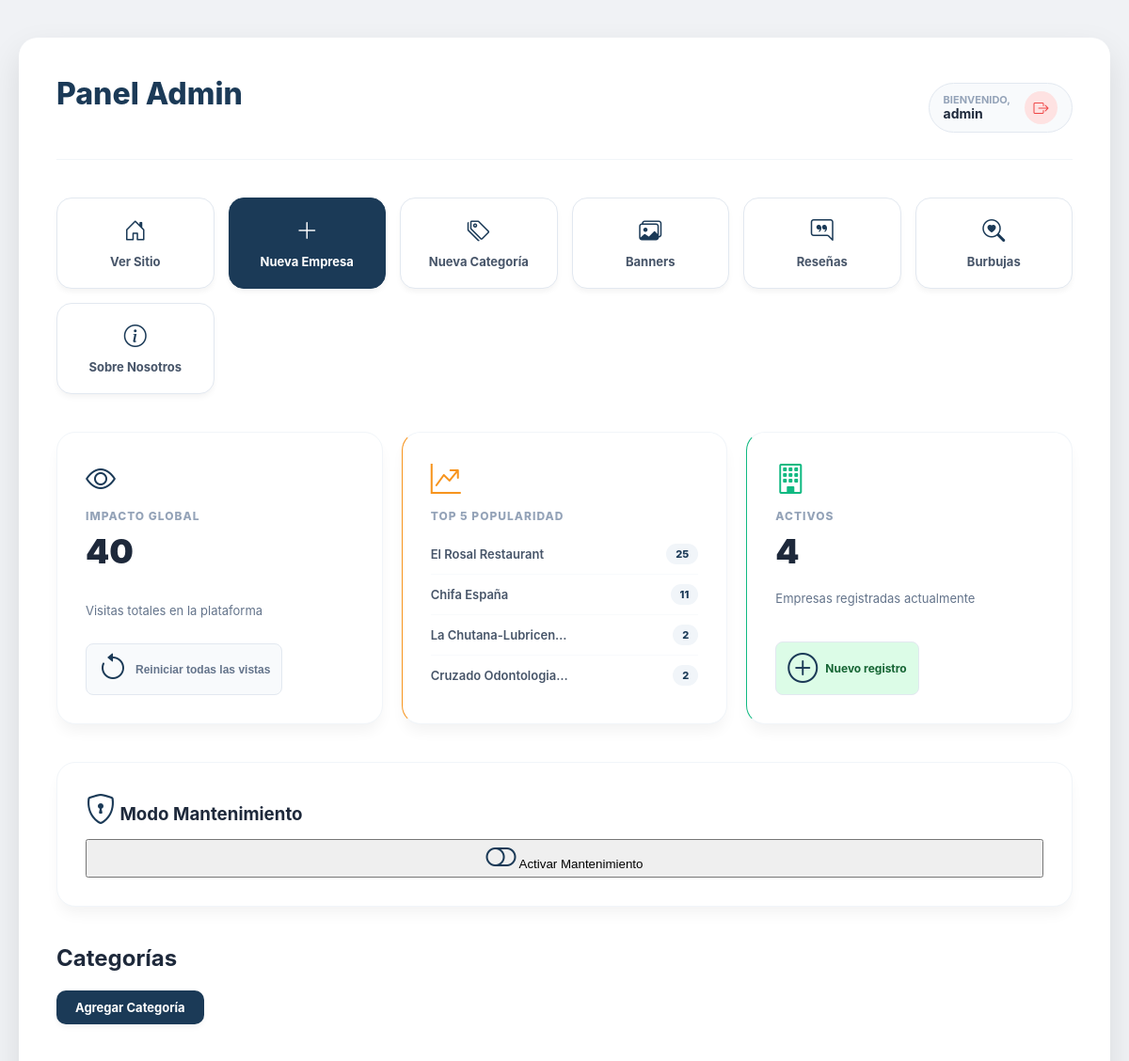
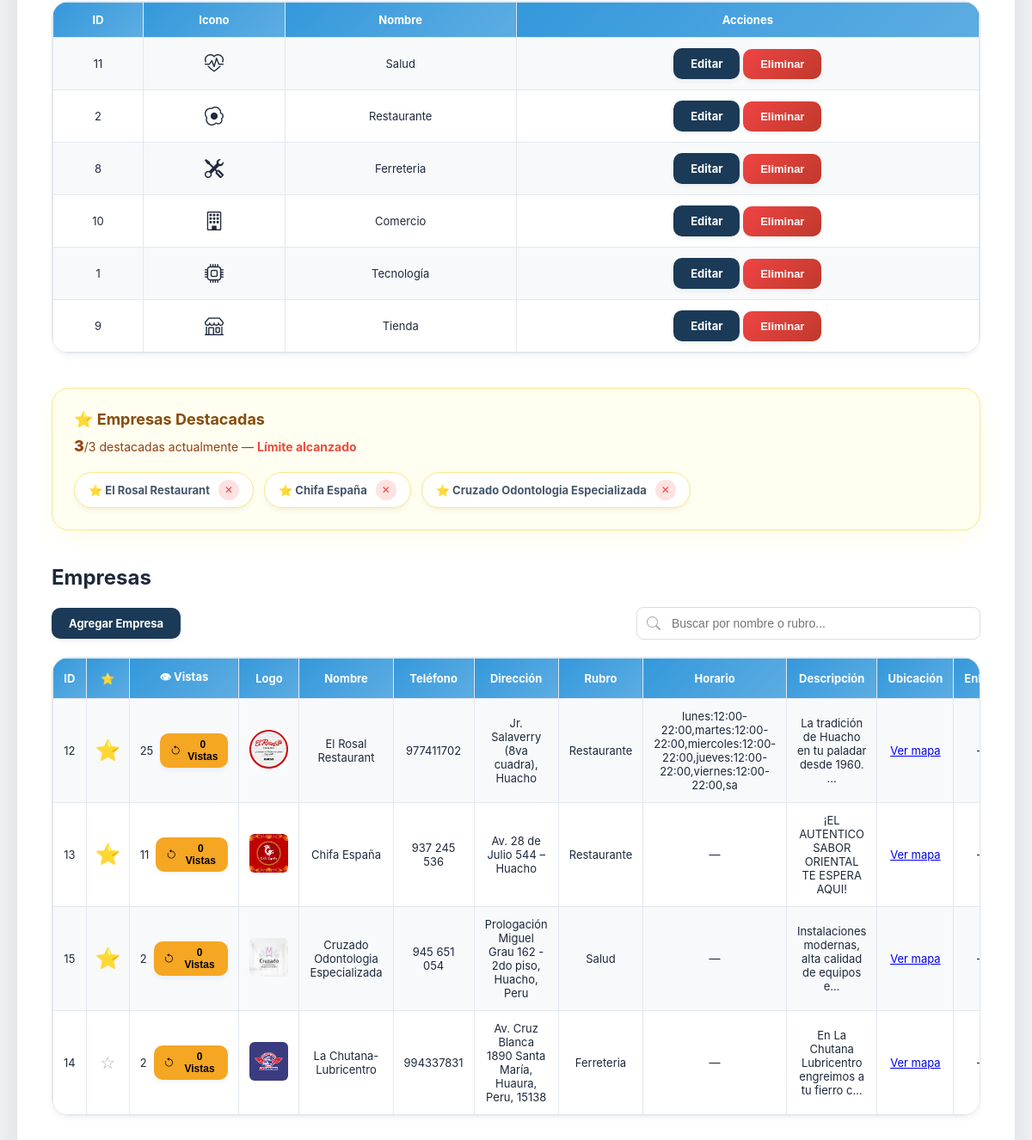
Page /login/editor.php (signed in) on the committed database (2 pictures, top to bottom).
### tables this page shows
CREATE TABLE `empresas` (
  `id_empresa` int(11) NOT NULL,
  `logo` varchar(255) DEFAULT NULL,
  `nombre` varchar(150) NOT NULL,
  `slug` varchar(255) DEFAULT NULL,
  `email` varchar(100) DEFAULT NULL,
  `telefono` varchar(20) DEFAULT NULL,
  `direccion` varchar(200) DEFAULT NULL,
  `id_categoria` int(11) DEFAULT NULL,
  `fecha_registro` timestamp NOT NULL DEFAULT current_timestamp(),
  `horario` varchar(100) DEFAULT NULL,
  `descripcion` text DEFAULT NULL,
  `ubicacion_link` varchar(500) DEFAULT NULL,
  `link_empresa` varchar(255) DEFAULT NULL,
  `vistas` int(11) DEFAULT 0,
  `destacada` tinyint(1) DEFAULT 0,
  `facebook` varchar(255) DEFAULT NULL,
  `clics_whatsapp` int(11) DEFAULT 0
);

CREATE TABLE `categorias` (
  `id_categoria` int(11) NOT NULL,
  `nombre` varchar(100) NOT NULL,
  `slug` varchar(255) DEFAULT NULL,
  `descripcion` text DEFAULT NULL,
  `icono` varchar(50) DEFAULT 'bi-briefcase',
  `orden` int(11) NOT NULL DEFAULT 0
);

### login/editor.php (the view, shortened to what this page needs)
<?php
include '../db.php';
$rol = $_SESSION['rol'];
?>
<!DOCTYPE html>
<html lang="es">
<head>
    <link rel="stylesheet" href="<?= APP_URL ?>/assets/css/login.css?v=<?= filemtime(__DIR__ . '/../assets/css/login.css') ?>">
    <link rel="stylesheet" href="https://cdn.jsdelivr.net/npm/bootstrap-icons@1.11.3/font/bootstrap-icons.min.css">
</head>
<body>
    <div class="panel-container">
        <section class="panel">
            <div class="panel-header-flex">
                <h1 class="panel-title">Panel <?= ucfirst($rol) ?></h1>
                <div class="usuario-info-premium">
                    <div class="user-details">
                        <span class="user-welcome">Bienvenido,</span>
                        <span class="user-name"><?= htmlspecialchars($_SESSION['usuario']) ?></span>
                    </div>
                    <a href="cerrar.php" class="btn-logout-premium" title="Cerrar sesión">
                        <i class="bi bi-box-arrow-right"></i>
                    </a>
                </div>
            </div>
            <div class="quick-access-grid">
                <a href="<?= APP_URL ?>/index" class="qa-card">
                    <i class="bi bi-house-door"></i>
                    <span>Ver Sitio</span>
                </a>
                <a href="agregar_empresa.php" class="qa-card qa-primary">
                    <i class="bi bi-plus-lg"></i>
                    <span>Nueva Empresa</span>
                </a>
                <a href="agregar_categoria.php" class="qa-card">
                    <i class="bi bi-tags"></i>
                    <span>Nueva Categoría</span>
                </a>
                <a href="gestionar_banner.php" class="qa-card">
                    <i class="bi bi-images"></i>
                    <span>Banners</span>
                </a>
                <a href="gestionar_resenas.php" class="qa-card">
                    <i class="bi bi-chat-right-quote"></i>
                    <span>Reseñas</span>
                </a>
                <a href="gestionar_burbujas.php" class="qa-card">
                    <i class="bi bi-search-heart"></i>
                    <span>Burbujas</span>
                </a>
                <a href="editar_sobre.php" class="qa-card">
                    <i class="bi bi-info-circle"></i>
                    <span>Sobre Nosotros</span>
                </a>
            </div>
            <?php
            $stats_global = $conexion->query("SELECT SUM(vistas) as total, COUNT(*) as empresas FROM empresas")->fetch_assoc();
            $total_visitas = $stats_global['total'] ?? 0;
            $total_emp = $stats_global['empresas'] ?? 0;
            $top5 = $conexion->query("SELECT nombre, vistas FROM empresas ORDER BY vistas DESC LIMIT 5");
            ?>
            <div class="stats-dashboard">
                <div class="stat-box">
                    <i class="bi bi-eye"></i>
                    <span class="stat-title">Impacto Global</span>
                    <span class="stat-value"><?= number_format($total_visitas) ?></span>
                    <span class="stat-footer">Visitas totales en la plataforma</span>
                    <button onclick="customConfirm('¿Reiniciar TODAS las vistas a cero?', () => reiniciarVistas())"
                        class="btn-reiniciar-vistas">
                        <i class="bi bi-arrow-counterclockwise"></i> Reiniciar todas las vistas
                    </button>
                </div>
                <div class="stat-box" style="border-left-color: #f7941d;">
                    <i class="bi bi-graph-up-arrow" style="color: #f7941d;"></i>
                    <span class="stat-title">Top 5 Popularidad</span>
                    <ul class="top5-list">
                        <?php if ($top5 && $top5->num_rows > 0): ?>
                            <?php while ($t = $top5->fetch_assoc()): ?>
                                <li class="top5-item">
                                    <span
                                        class="top5-name"><?= htmlspecialchars(mb_strimwidth($t['nombre'], 0, 20, '…')) ?></span>
                                    <span class="top5-views"><?= $t['vistas'] ?></span>
                                </li>
                            <?php endwhile; ?>
                        <?php else: ?>
                            <li class="top5-item">No hay datos suficientes</li>
                        <?php endif; ?>
                    </ul>
                </div>
                <div class="stat-box" style="border-left-color: #10b981;">
                    <i class="bi bi-building" style="color: #10b981;"></i>
                    <span class="stat-title">Activos</span>
                    <span class="stat-value"><?= $total_emp ?></span>
                    <span class="stat-footer">Empresas registradas actualmente</span>
                    <div style="margin-top:auto;">
                        <a href="agregar_empresa.php" class="btn-reiniciar-vistas"
                            style="background:#dcfce7; color:#166534;">
                            <i class="bi bi-plus-circle"></i> Nuevo registro
                        </a>
                    </div>
                </div>
            </div>
            <div class="system-tools-grid">
                <div class="stat-box stat-indigo">
                    <h3 class="tool-title">
                        <i class="bi bi-shield-lock"></i> Modo Mantenimiento
                    </h3>
                    <button id="btn-toggle-maint" onclick="toggleMantenimiento()" class="btn-maint-toggle">
                        <?php $mantenimiento_activo = file_exists(__DIR__ . '/../mantenimiento.flag'); ?>
                        <i class="bi <?= $mantenimiento_activo ? 'bi-toggle-on' : 'bi-toggle-off' ?>"></i>
                        <span
                            id="maint-text"><?= $mantenimiento_activo ? 'Desactivar Mantenimiento' : 'Activar Mantenimiento' ?></span>
                    </button>
                </div>
            </div>
            <h2>Categorías</h2><br>
            <a href="agregar_categoria.php" class="btn">Agregar Categoría</a>
            <br><br>
            <div class="table-wrap">
                <table>
                    <tr>
                        <th>ID</th>
                        <th>Icono</th>
                        <th>Nombre</th>
                        <th>Acciones</th>
                    </tr>
                    <?php
                    $res_cat = $conexion->query("SELECT * FROM categorias ORDER BY orden ASC");
                    while ($cat = $res_cat->fetch_assoc()):
                        ?>
                        <tr>
                            <td data-label="ID"><?= $cat['id_categoria'] ?></td>
                            <td data-label="Icono" style="font-size:22px;">
                                <i class="bi <?= htmlspecialchars($cat['icono'] ?? 'bi-briefcase') ?>"></i>
                            </td>
                            <td data-label="Nombre"><?= htmlspecialchars($cat['nombre']) ?></td>
                            <td data-label="Acciones">
                                <div class="acciones">
                                    <a href="editar_categoria.php?id=<?= $cat['id_categoria'] ?>" class="btn">Editar</a>
                                    <button onclick="eliminarRegistro('categoria', <?= $cat['id_categoria'] ?>, this)"
                                        class="btn btn-danger">Eliminar</button>
                                </div>
                            </td>
                        </tr>
                    <?php endwhile; ?>
                </table>
            </div>
            <br><br>
            <?php
            $res_dest = $conexion->query("SELECT id_empresa, nombre FROM empresas WHERE destacada=1");
            $total_dest = $res_dest->num_rows;
            ?>
            <div class="destacadas-section">
                <h3>⭐ Empresas Destacadas</h3>
                <p class="contador-dest">
                    <span><?= $total_dest ?></span>/3 destacadas actualmente
                    <?= $total_dest >= 3 ? '— <strong style="color:#e74c3c">Límite alcanzado</strong>' : '' ?>
                </p>
                <?php if ($total_dest > 0): ?>
                    <div class="destacadas-lista">
                        <?php while ($d = $res_dest->fetch_assoc()): ?>
                            <div class="destacada-chip" id="chip-<?= $d['id_empresa'] ?>">
                                ⭐ <?= htmlspecialchars($d['nombre']) ?>
                                <button onclick="toggleDestacada(<?= $d['id_empresa'] ?>, 'quitar')" title="Quitar">✕</button>
                            </div>
                        <?php endwhile; ?>
                    </div>
                <?php else: ?>
                    <p style="color:#aaa;font-size:13px;">No hay empresas destacadas. Haz clic en ☆ en la tabla para
                        destacar una.</p>
                <?php endif; ?>
            </div>
            <h2>Empresas</h2><br>
            <div
                style="display:flex; justify-content:space-between; align-items:center; flex-wrap:wrap; gap:15px; margin-bottom:20px;">
                <a href="agregar_empresa.php" class="btn">Agregar Empresa</a>
                <div class="search-panel" style="position:relative; flex:1; max-width:400px;">
                    <i class="bi bi-search"
                        style="position:absolute; left:12px; top:50%; transform:translateY(-50%); color:#aaa;"></i>
                    <input type="text" id="filtroEmpresa" placeholder="Buscar por nombre o rubro..."
                        style="width:100%; padding:10px 15px 10px 40px; border:1px solid #ddd; border-radius:8px; font-size:14px; outline:none; transition:border-color 0.3s;">
                </div>
            </div>
            <div class="table-wrap">
                <table>
                    <tr>
                        <th>ID</th>
                        <th>⭐</th>
                        <th>👁 Vistas</th>
                        <th>Logo</th>
                        <th>Nombre</th>
                        <th>Teléfono</th>
                        <th>Dirección</th>
                        <th>Rubro</th>
                        <th>Horario</th>
                        <th>Descripción</th>
                        <th>Ubicación</th>
                        <th>Enlace</th>
                    </tr>
                    <?php
                    $res = $conexion->query("
                        SELECT e.id_empresa, e.logo, e.nombre, e.telefono, e.direccion,
                               e.descripcion, e.horario, e.ubicacion_link, e.link_empresa,
                               e.destacada, e.vistas, c.nombre AS categoria
                        FROM empresas e
                        JOIN categorias c ON e.id_categoria = c.id_categoria
                        ORDER BY e.destacada DESC, e.vistas DESC
                    ");
                    while ($fila = $res->fetch_assoc()):
                        ?>
                        <tr id="fila-<?= $fila['id_empresa'] ?>">
                            <td data-label="ID"><?= $fila['id_empresa'] ?></td>
                            <td data-label="Destacada">
                                <button class="btn-estrella <?= $fila['destacada'] ? 'activa' : '' ?>"
                                    onclick="toggleDestacada(<?= $fila['id_empresa'] ?>, '<?= $fila['destacada'] ? 'quitar' : 'destacar' ?>')"
                                    title="<?= $fila['destacada'] ? 'Quitar destacada' : 'Destacar' ?>">
                                    <?= $fila['destacada'] ? '⭐' : '☆' ?>
                                </button>
                            </td>
                            <td data-label="Vistas">
                                <div style="display:flex; align-items:center; gap:8px;">
                                    <?= number_format($fila['vistas']) ?>
                                    <button
                                        onclick="customConfirm('¿Reiniciar vistas de esta empresa?', () => reiniciarVistas(<?= $fila['id_empresa'] ?>))"
                                        class="btn btn-warning" style="font-size: 12px; padding: 6px 12px;">
                                        <i class="bi bi-arrow-counterclockwise"></i> 0 Vistas
                                    </button>
                                </div>
                            </td>
                            <td data-label="Logo">
                                <?php if (!empty($fila['logo'])): ?>
                                    <img src="<?= APP_URL ?>/assets/img/<?= htmlspecialchars($fila['logo']) ?>"
                                        style="width:45px;height:45px;object-fit:cover;border-radius:6px;">
                                <?php else: ?>—<?php endif; ?>
                            </td>
                            <td data-label="Nombre"><?= htmlspecialchars($fila['nombre']) ?></td>
                            <td data-label="Teléfono"><?= htmlspecialchars($fila['telefono'] ?? '—') ?></td>
                            <td data-label="Dirección"><?= htmlspecialchars($fila['direccion'] ?? '—') ?></td>
                            <td data-label="Rubro"><?= htmlspecialchars($fila['categoria']) ?></td>
                            <td data-label="Horario">
                                <?= !empty($fila['horario']) ? htmlspecialchars($fila['horario']) : '—' ?>
                            </td>
                            <td data-label="Descripción">
                                <?= !empty($fila['descripcion']) ? htmlspecialchars(mb_strimwidth($fila['descripcion'], 0, 50, '…')) : '—' ?>
                            </td>
                            <td data-label="Mapa">
                                <?php if (!empty($fila['ubicacion_link'])): ?>
                                    <a href="<?= htmlspecialchars($fila['ubicacion_link']) ?>" target="_blank">Ver mapa</a>
                                <?php else: ?>—<?php endif; ?>
                            </td>
                            <td data-label="Web">
                            </td>
                        </tr>
                    <?php endwhile; ?>
                </table>
            </div>
            <br><br>
        </section>
    </div>
</body>
</html>

### rows in the picture
empresas: nombre "El Rosal Restaurant", vistas "25", id_empresa "12", logo (picture), telefono "977411702", direccion "Jr. Salaverry (8va cuadra), Huacho", id_categoria.nombre "Restaurante", horario "lunes:12:00-22:00,martes:12:00-22:00,miercoles:12:00-22:00,jueves:12:00-22:00,viernes:12:00-22:00,sa", descripcion "La tradición de Huacho en tu paladar desde 1960. …"
empresas: nombre "Chifa España", vistas "11", id_empresa "13", logo (picture), telefono "937 245 536", direccion "Av. 28 de Julio 544 – Huacho", id_categoria.nombre "Restaurante", descripcion "¡EL AUTENTICO SABOR ORIENTAL TE ESPERA AQUI!"
empresas: nombre "La Chutana-Lubricen…", vistas "2", id_empresa "14", logo (picture), nombre "La Chutana-Lubricentro", telefono "994337831", direccion "Av. Cruz Blanca 1890 Santa María, Huaura, Peru, 15138", id_categoria.nombre "Ferreteria", descripcion "En La Chutana Lubricentro engreimos a tu fierro c…"
empresas: nombre "Cruzado Odontologia…", vistas "2", nombre "Cruzado Odontologia Especializada", id_empresa "15", logo (picture), telefono "945 651 054", direccion "Prologación Miguel Grau 162 - 2do piso, Huacho, Peru", id_categoria.nombre "Salud", descripcion "Instalaciones modernas, alta calidad de equipos e…"
categorias: id_categoria "11", nombre "Salud"
categorias: id_categoria "2", nombre "Restaurante"
categorias: id_categoria "8", nombre "Ferreteria"
categorias: id_categoria "10", nombre "Comercio"
categorias: id_categoria "1", nombre "Tecnología"
categorias: id_categoria "9", nombre "Tienda"

### other values in the picture
$rol "Admin"
$_SESSION['usuario'] "admin"
$total_visitas "40"
$total_emp "4"
$total_dest "3"
